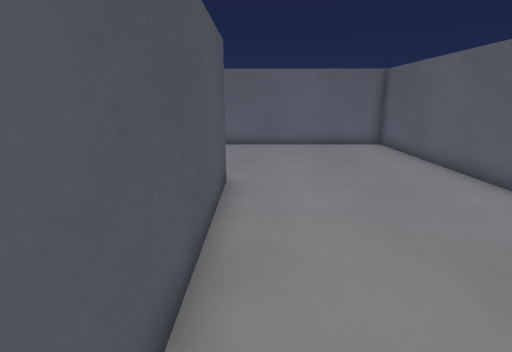
[1] (above)

24 first-person views from a walk through a 3-D level made in the Godot game engine. The camera is 1.2 m above the floor, tilts 14° down and sees 80° across. The floor is counted in squares, 0.5 m on a side. Each view is taken from the middle of a square. On the plan, view 1 faces up. The plan holds only what a view shows up to about 19 squares ahead; the rest is blank. The place goes on beyond the plan. Flat picture figures and markers are left out. Characters and animated objects are not drawn. Door leaves are left out where a doorway can be walked through. Surface patterns are stand-ins for the level's own textures.

[2]
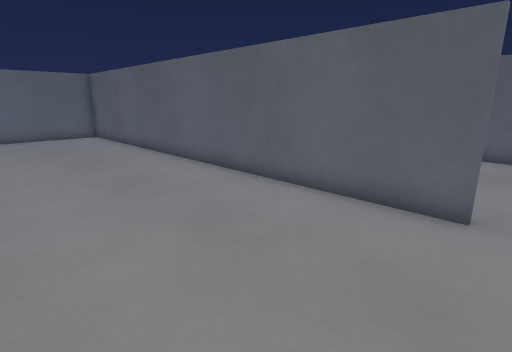

[3]
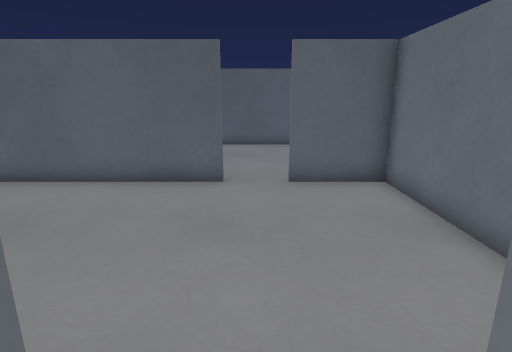

[4]
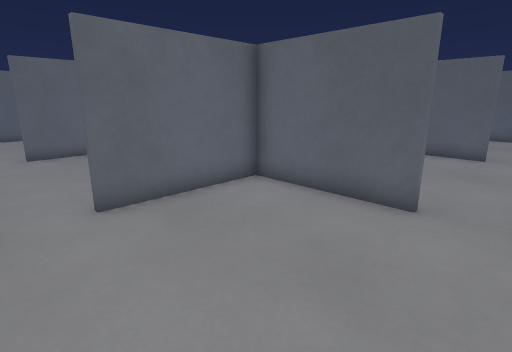

[5]
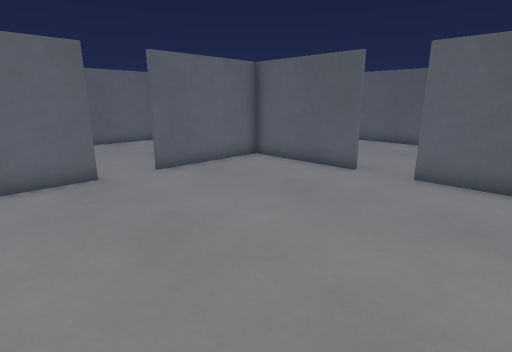

[6]
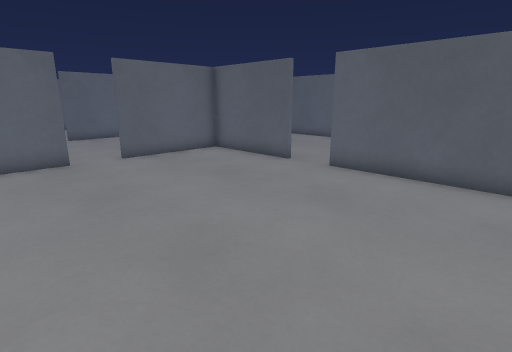

[7]
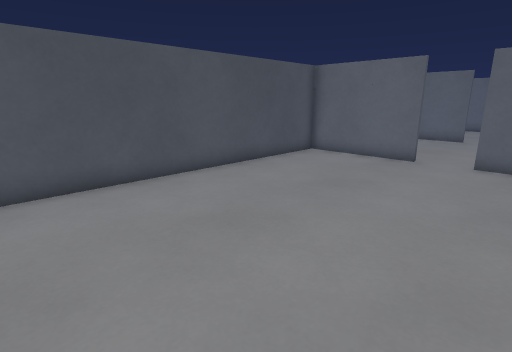

[8]
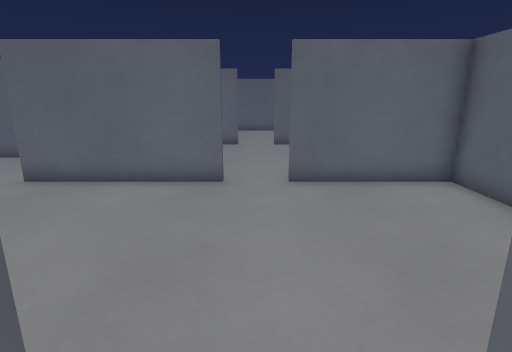

[9]
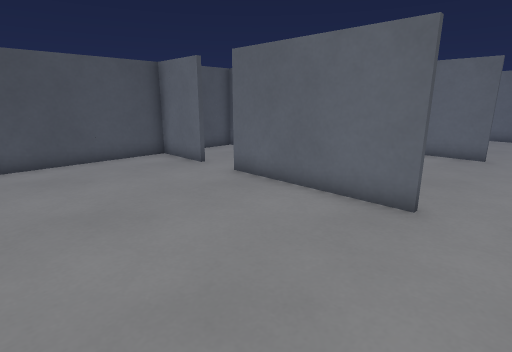

[10]
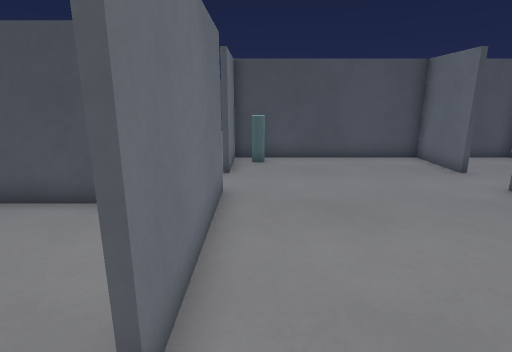

[11]
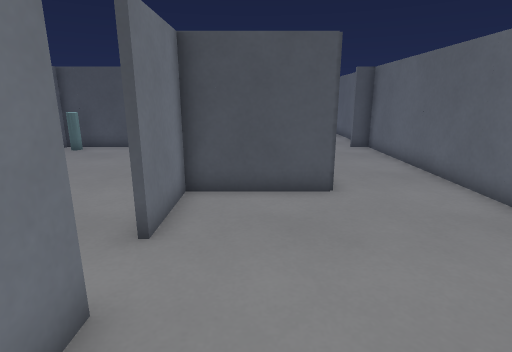

[12]
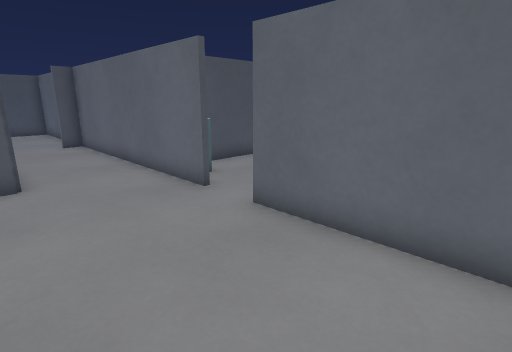

[13]
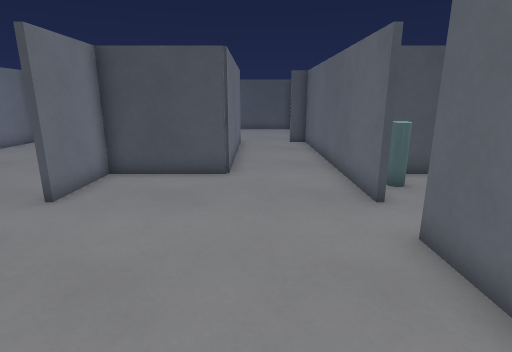

[14]
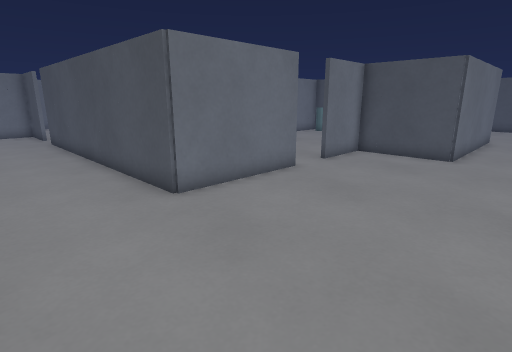

[15]
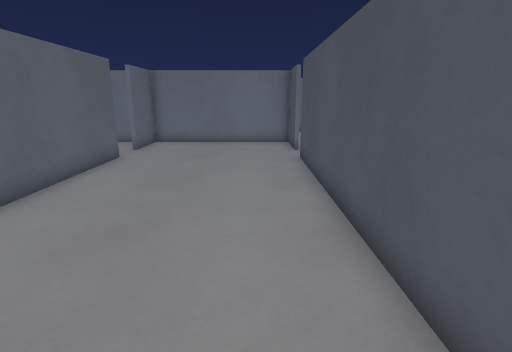

[16]
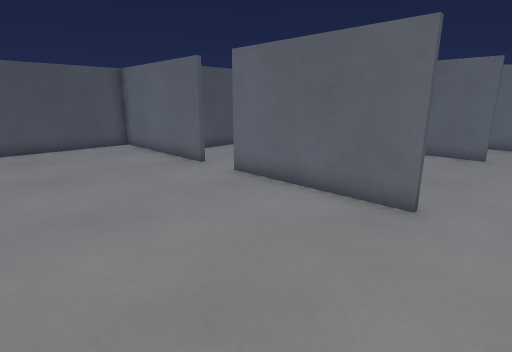

[17]
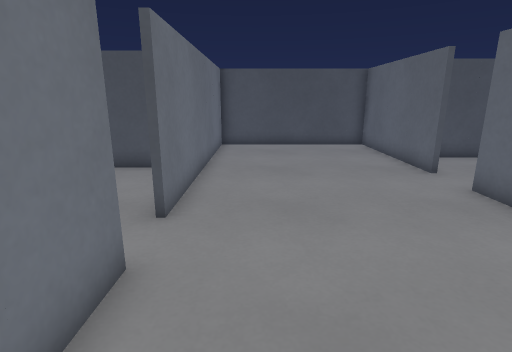

[18]
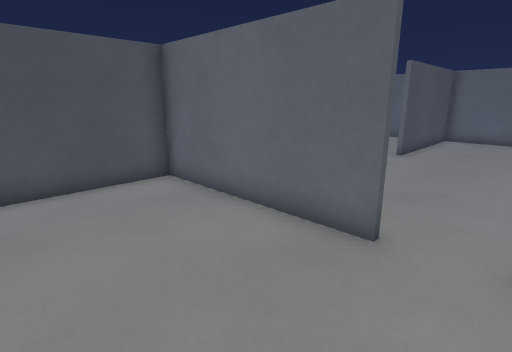

[19]
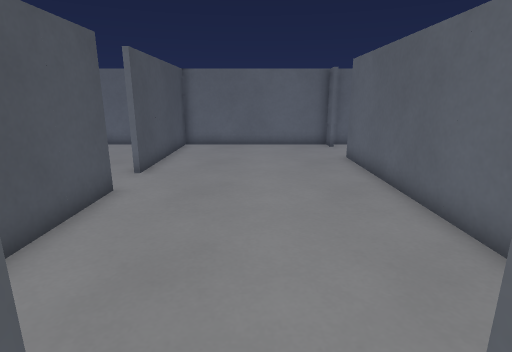

[20]
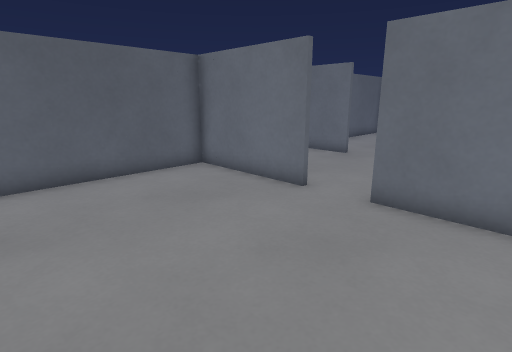

[21]
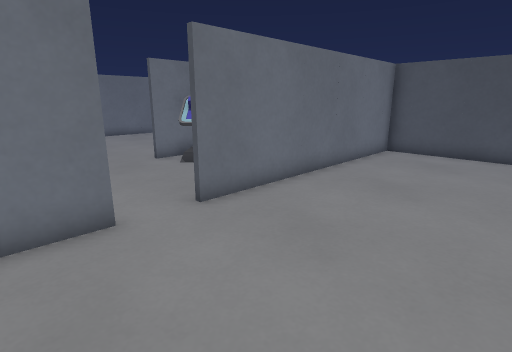

[22]
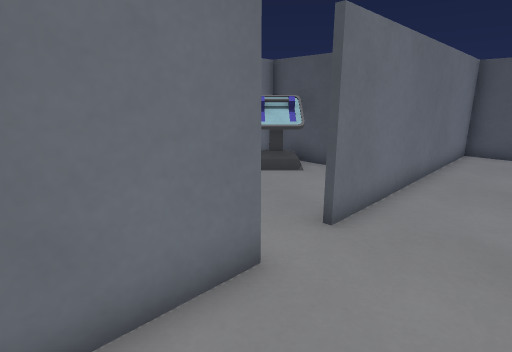

[23]
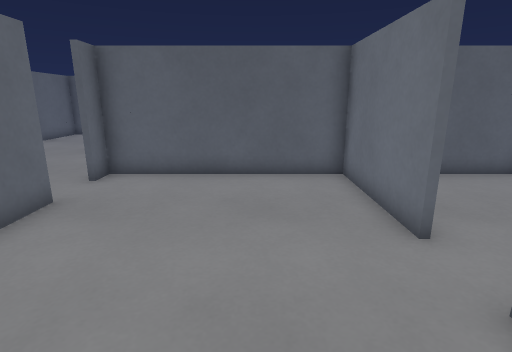

[24]
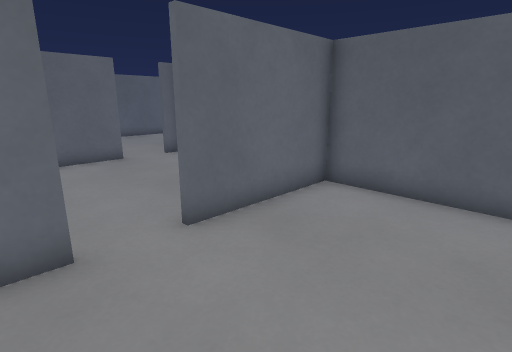

### Floor plan
Ten units are one square. View 1 is at (0, 0); x grows to the right and y downward. Boxes are objects, and circles mark ways between rooms. Rooms are numbered by the first view taken in them; rooms with no view inside come last. Other rooms are left out.
<svg viewBox="-314 -175 389 305">
<path fill="none" stroke="#000" d="M-61 -91 -9 -91 -9 40M-79 -169 -189 -169M-9 59 -9 89 69 89 69 59M69 41 69 -169 -60 -169M-191 -131 -109 -131 -109 -91 -79 -91M-189 -170 -189 -160M-11 41 -11 -9 -60 -9M-79 -9 -141 -9M-11 114 -11 60M-129 -10 -129 115M-79 -89 -140 -89M-140 -11 -79 -11M-159 -89 -189 -89 -189 -11 -160 -11M-11 -67 -11 -89 -60 -89M-239 -9 -309 -9 -309 69 -199 69M-181 69 -130 69M-159 -9 -220 -9M-131 70 -131 -10M-199 71 -209 71M-239 108 -232 115M-240 109 -230 119M-249 88 -249 125M-131 125 -131 70M-130 71 -180 71M-235 103 -224 114M-269 -80 -269 -29M-191 -42 -191 -131M-191 -160 -191 -170M-189 -169 -269 -169 -269 -100"/>
<rect x="-185" y="-25" width="10" height="10" fill="#bbb"><title>other object</title></rect>
<circle cx="-10" cy="50" r="3" fill="#2a7"/>
<circle cx="-70" cy="-90" r="3" fill="#2a7"/>
<circle cx="-190" cy="-150" r="3" fill="#2a7"/>
<circle cx="-70" cy="-10" r="3" fill="#2a7"/>
<circle cx="-150" cy="-10" r="3" fill="#2a7"/>
<circle cx="-190" cy="70" r="3" fill="#2a7"/>
<circle cx="-230" cy="-10" r="3" fill="#2a7"/>
<text x="0" y="-70">1</text>
<text x="-70" y="60">2</text>
<text x="-100" y="-50">3</text>
<text x="-220" y="30">4</text>
<text x="-190" y="100">5</text>
<text x="-230" y="-90">6</text>
</svg>
Room 1 opens to room 2. Room 1 opens to room 3. Room 1 opens to room 6. Room 2 opens to room 3. Room 3 opens to room 4. Room 4 opens to room 5. Room 4 opens to room 6.

Where each view was taken, in squares from view 1:
view 1: 0 up, 0 right, facing up
view 2: 5 down, 0 right, facing up-right
view 3: 5 down, 2 left, facing right
view 4: 6 down, 8 left, facing up-right
view 5: 9 down, 11 left, facing up-right
view 6: 12 down, 11 left, facing up-right
view 7: 12 down, 4 left, facing up-left
view 8: 0 up, 7 left, facing up
view 9: 2 up, 6 left, facing up-left
view 10: 2 up, 6 left, facing left
view 11: 11 up, 3 left, facing left
view 12: 12 up, 1 left, facing up-left
view 13: 14 up, 1 left, facing left
view 14: 16 up, 3 right, facing down-left
view 15: 9 up, 1 right, facing down
view 16: 6 down, 14 left, facing up-left
view 17: 5 down, 14 left, facing left
view 18: 4 down, 22 left, facing up-left
view 19: 0 up, 23 left, facing up
view 20: 0 up, 23 left, facing down-right
view 21: 1 down, 16 left, facing down-left
view 22: 4 down, 15 left, facing down-left
view 23: 4 down, 23 left, facing right
view 24: 12 down, 21 left, facing up-right
